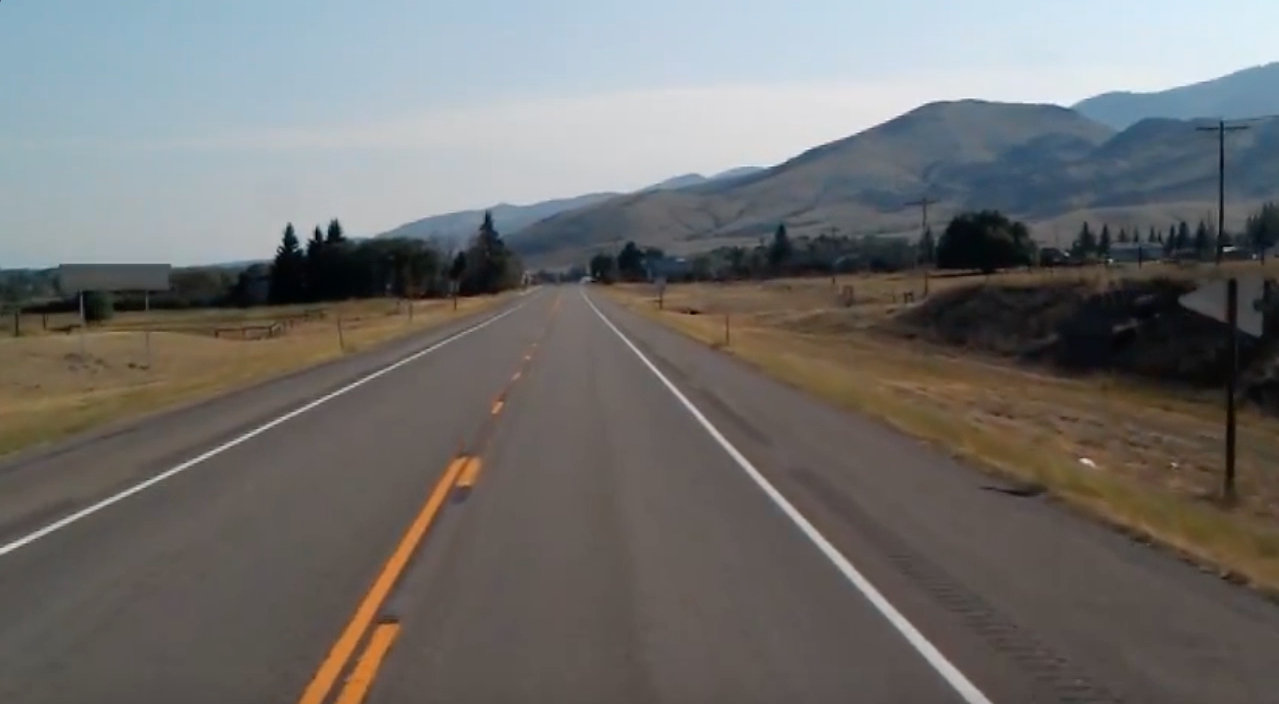
#> input picture test_image.jpg, 1279 x 704 px, given in place of the camera
$ python lanes2.py
#> lines starting #> are read from the running program, lines starting #| are printed output that depends on the picture; after the words box and inside, x2 and y2 are one past the last pixel; in counts of white or black regions, pixels touching at a corner belong together
#> further down, frame is the input picture: shape (704, 1279, 3); mean B, G, R 109.7, 111.3, 112.3
import cv2
import numpy as np


def canny(image):
    gray = cv2.cvtColor(image, cv2.COLOR_RGB2GRAY)
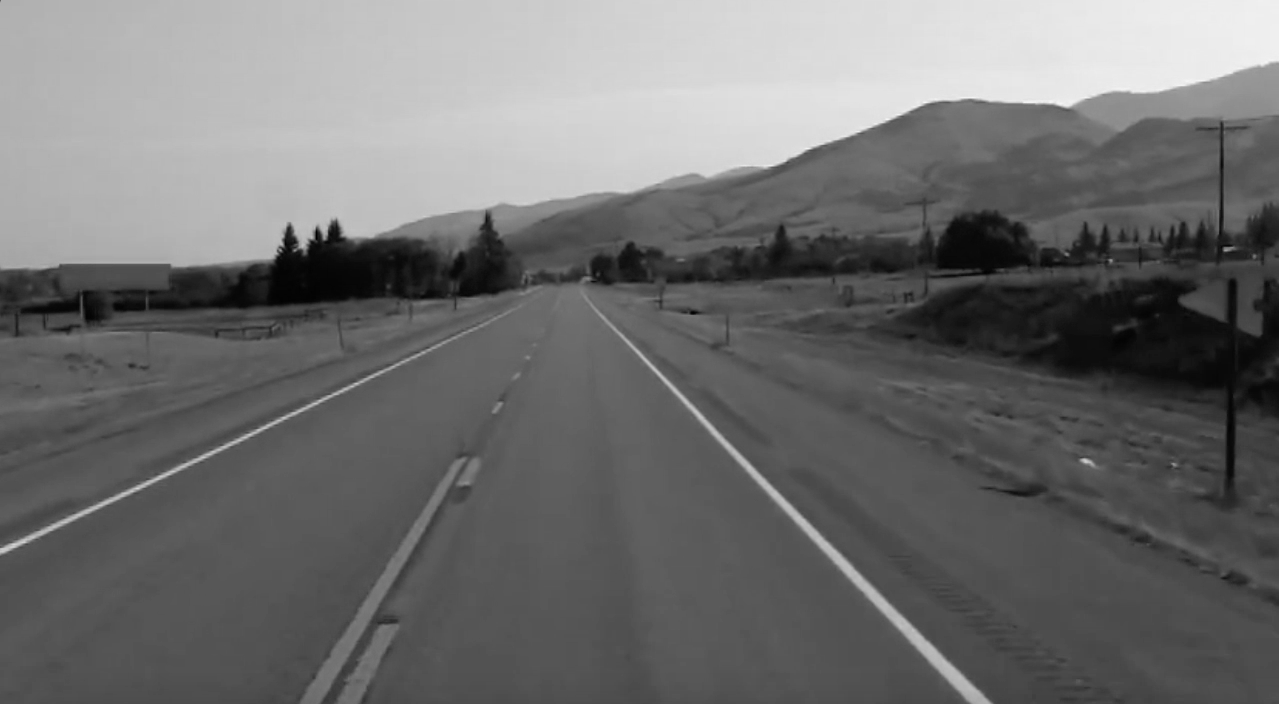
#> gray: shape (704, 1279); min 0, max 246, mean 110.9
    blur = cv2.GaussianBlur(gray, (5, 5), 0)
    canny = cv2.Canny(blur, 0, 255)
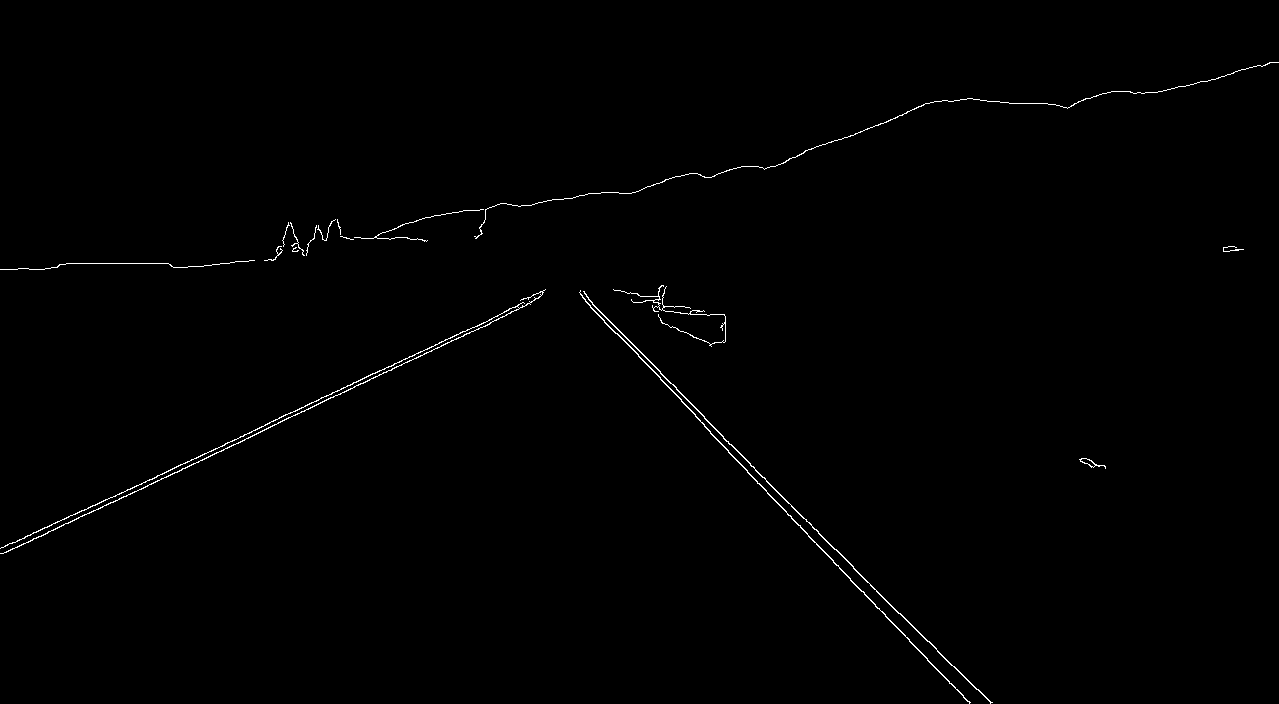
#> canny: shape (704, 1279); 0.58% white in thin lines or dots

    return canny
def reg_of_int(img):

    # Image Size
    height = img.shape[0]
#> height = 704

    # Set Region
    region = np.array([
        [(0, height), (1900, height), (500, 0)]
    ])
#> region = [[0, 704], [1900, 704], [500, 0]]
    # Apply Mask to the Image
    mask = np.zeros_like(img)
    cv2.fillPoly(mask, region, 255)
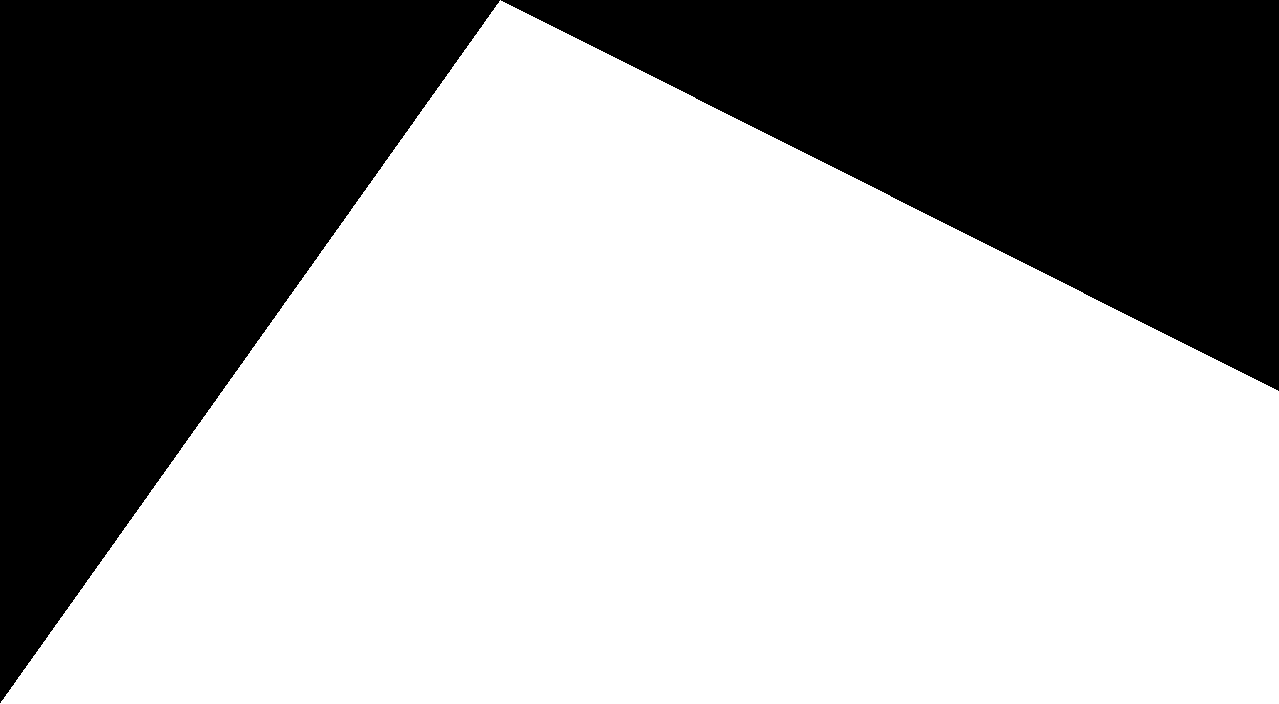
#> mask: shape (704, 1279); 63.5% white; 2 black regions, box (x1, y1, x2, y2) and area: (0, 0, 500, 703) 176000, (501, 0, 1279, 391) 152294
    masked_img = cv2.bitwise_and(img, mask)
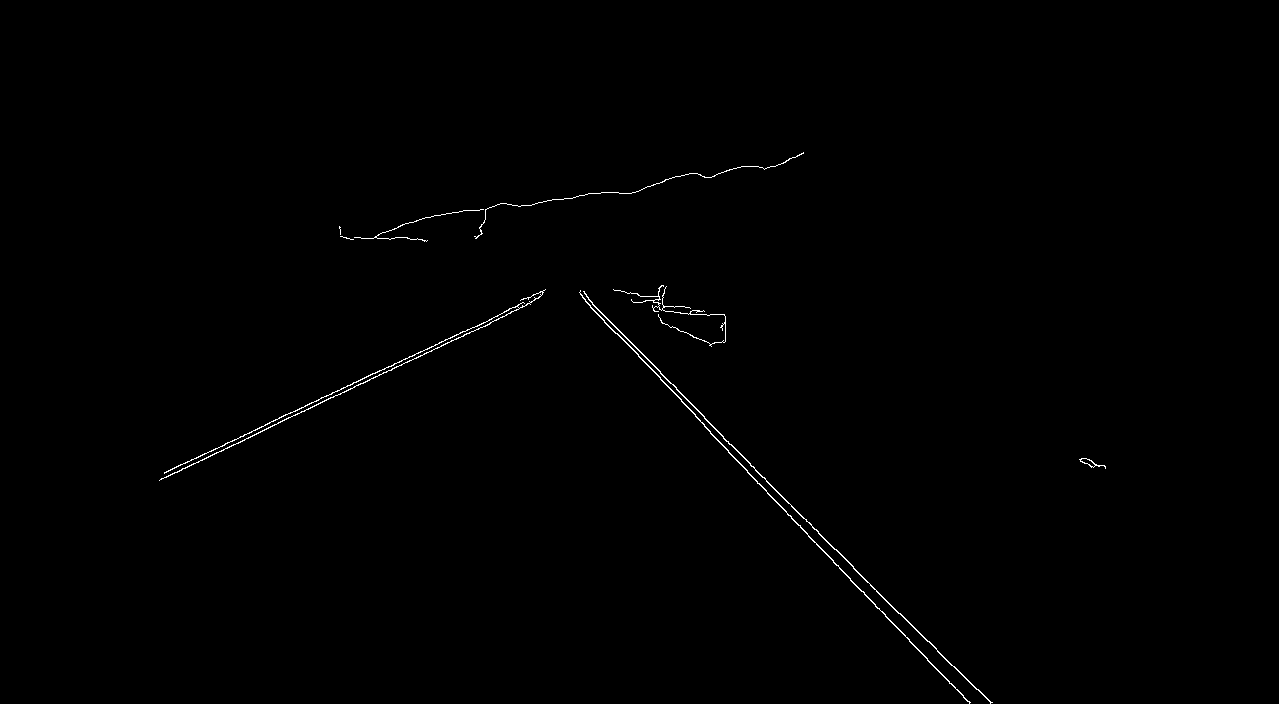
#> masked_img: shape (704, 1279); 0.41% white in thin lines or dots, all inside (x1, y1, x2, y2) = (159, 152, 1106, 704)
    return masked_img


def region_of_interest(image):
    height = image.shape[0]
    polygons = np.array([
        [(0, height), (1900, height), (500, 0)]
    ])
    mask = np.zeros_like(image)
    cv2.fillPoly(mask, polygons, 255)
    masked_image = cv2.bitwise_and(image, mask)

    return masked_image
cap = cv2.VideoCapture(0)

while(cap.isOpened()):
    _, frame = cap.read()
    canny_image = canny(frame)
    cropped_image = reg_of_int(canny_image)

    cv2.imshow("qwer", cropped_image)
    if cv2.waitKey(1) & 0xFF == ord('q'):
#> (key q is pressed here)
        break

cap.release()
cv2.destroyAllWindows()

$ run again, on line.jpg
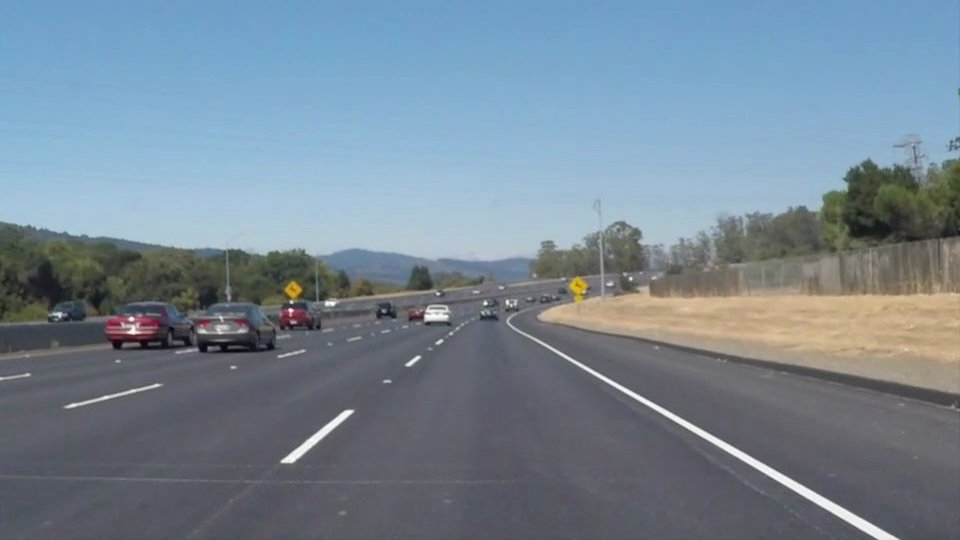
#> input picture line.jpg, 960 x 540 px, given in place of the camera
#> frame is the input picture: shape (540, 960, 3); mean B, G, R 148.1, 134.5, 118.5
#> in canny, `canny = cv2.Canny(blur, 0, 255)`:
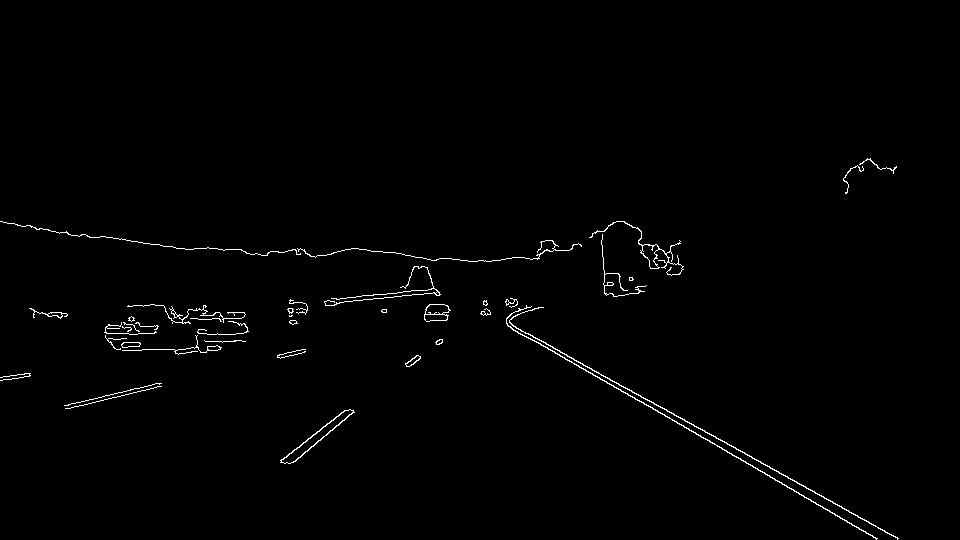
#> canny: shape (540, 960); 0.94% white in thin lines or dots, all inside (x1, y1, x2, y2) = (0, 158, 899, 540)
#> mask: shape (540, 960); 66.1% white; 2 black regions, box (x1, y1, x2, y2) and area: (0, 0, 500, 539) 135000, (502, 0, 960, 177) 40710
#> in reg_of_int, `masked_img = cv2.bitwise_and(img, mask)`:
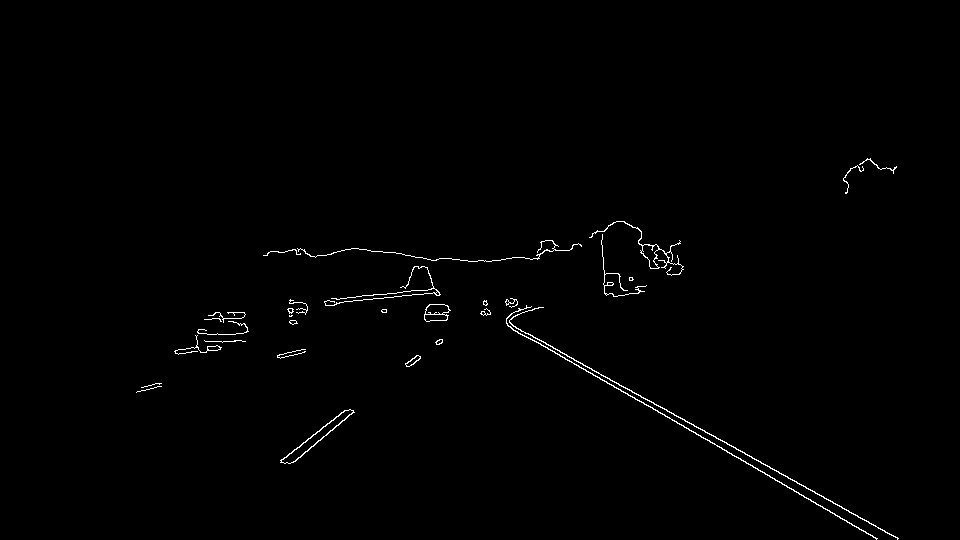
#> masked_img: shape (540, 960); 0.73% white in thin lines or dots, all inside (x1, y1, x2, y2) = (136, 158, 899, 540)
